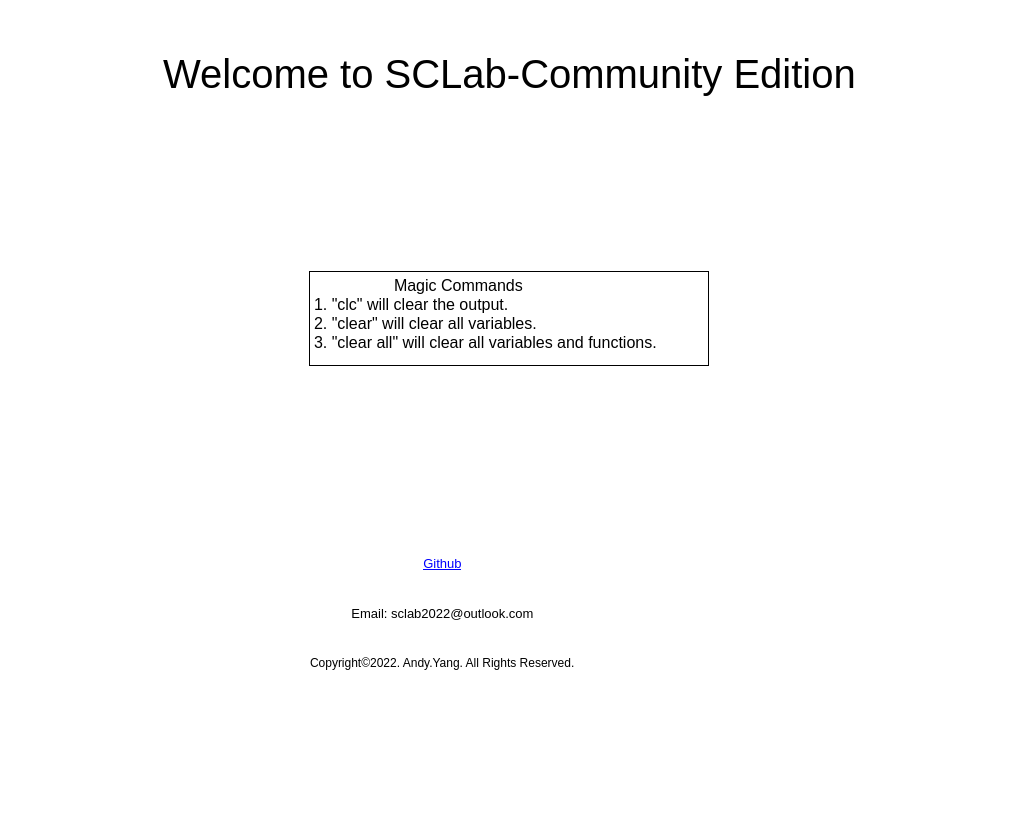
<?xml version="1.0" encoding="UTF-8"?>
<ui version="4.0">
 <class>WelcomeHome</class>
 <widget class="QWidget" name="WelcomeHome">
  <property name="geometry">
   <rect>
    <x>0</x>
    <y>0</y>
    <width>1018</width>
    <height>832</height>
   </rect>
  </property>
  <property name="windowTitle">
   <string>WelcomeHome</string>
  </property>
  <property name="styleSheet">
   <string notr="true">background-color: rgb(255, 255, 255);</string>
  </property>
  <layout class="QVBoxLayout" name="verticalLayout_3" stretch="0,0,5,0,5,0,4">
   <item>
    <spacer name="verticalSpacer">
     <property name="orientation">
      <enum>Qt::Vertical</enum>
     </property>
     <property name="sizeHint" stdset="0">
      <size>
       <width>20</width>
       <height>40</height>
      </size>
     </property>
    </spacer>
   </item>
   <item>
    <layout class="QHBoxLayout" name="horizontalLayout">
     <item>
      <spacer name="horizontalSpacer">
       <property name="orientation">
        <enum>Qt::Horizontal</enum>
       </property>
       <property name="sizeHint" stdset="0">
        <size>
         <width>38</width>
         <height>20</height>
        </size>
       </property>
      </spacer>
     </item>
     <item>
      <widget class="QLabel" name="label">
       <property name="font">
        <font>
         <pointsize>30</pointsize>
        </font>
       </property>
       <property name="text">
        <string>Welcome to SCLab-Community Edition</string>
       </property>
       <property name="alignment">
        <set>Qt::AlignCenter</set>
       </property>
      </widget>
     </item>
     <item>
      <spacer name="horizontalSpacer_2">
       <property name="orientation">
        <enum>Qt::Horizontal</enum>
       </property>
       <property name="sizeHint" stdset="0">
        <size>
         <width>40</width>
         <height>20</height>
        </size>
       </property>
      </spacer>
     </item>
    </layout>
   </item>
   <item>
    <spacer name="verticalSpacer_3">
     <property name="orientation">
      <enum>Qt::Vertical</enum>
     </property>
     <property name="sizeHint" stdset="0">
      <size>
       <width>20</width>
       <height>40</height>
      </size>
     </property>
    </spacer>
   </item>
   <item>
    <layout class="QHBoxLayout" name="horizontalLayout_2">
     <item>
      <spacer name="horizontalSpacer_3">
       <property name="orientation">
        <enum>Qt::Horizontal</enum>
       </property>
       <property name="sizeHint" stdset="0">
        <size>
         <width>40</width>
         <height>20</height>
        </size>
       </property>
      </spacer>
     </item>
     <item>
      <widget class="QPlainTextEdit" name="plainTextEdit">
       <property name="minimumSize">
        <size>
         <width>400</width>
         <height>95</height>
        </size>
       </property>
       <property name="maximumSize">
        <size>
         <width>400</width>
         <height>95</height>
        </size>
       </property>
       <property name="font">
        <font>
         <pointsize>12</pointsize>
        </font>
       </property>
       <property name="autoFillBackground">
        <bool>false</bool>
       </property>
       <property name="styleSheet">
        <string notr="true">background-color: rgb(255, 255, 255);</string>
       </property>
       <property name="frameShape">
        <enum>QFrame::Box</enum>
       </property>
       <property name="frameShadow">
        <enum>QFrame::Plain</enum>
       </property>
       <property name="verticalScrollBarPolicy">
        <enum>Qt::ScrollBarAlwaysOff</enum>
       </property>
       <property name="horizontalScrollBarPolicy">
        <enum>Qt::ScrollBarAlwaysOff</enum>
       </property>
       <property name="documentTitle">
        <string/>
       </property>
       <property name="readOnly">
        <bool>true</bool>
       </property>
       <property name="plainText">
        <string>	Magic Commands
1. &quot;clc&quot; will clear the output. 
2. &quot;clear&quot; will clear all variables.
3. &quot;clear all&quot; will clear all variables and functions.</string>
       </property>
       <property name="backgroundVisible">
        <bool>true</bool>
       </property>
      </widget>
     </item>
     <item>
      <spacer name="horizontalSpacer_4">
       <property name="orientation">
        <enum>Qt::Horizontal</enum>
       </property>
       <property name="sizeHint" stdset="0">
        <size>
         <width>40</width>
         <height>20</height>
        </size>
       </property>
      </spacer>
     </item>
    </layout>
   </item>
   <item>
    <spacer name="verticalSpacer_5">
     <property name="orientation">
      <enum>Qt::Vertical</enum>
     </property>
     <property name="sizeHint" stdset="0">
      <size>
       <width>17</width>
       <height>49</height>
      </size>
     </property>
    </spacer>
   </item>
   <item>
    <layout class="QHBoxLayout" name="horizontalLayout_4" stretch="4,0,0,4">
     <item>
      <spacer name="horizontalSpacer_9">
       <property name="orientation">
        <enum>Qt::Horizontal</enum>
       </property>
       <property name="sizeHint" stdset="0">
        <size>
         <width>40</width>
         <height>20</height>
        </size>
       </property>
      </spacer>
     </item>
     <item>
      <layout class="QVBoxLayout" name="verticalLayout">
       <property name="spacing">
        <number>0</number>
       </property>
       <item>
        <layout class="QHBoxLayout" name="horizontalLayout_3">
         <property name="spacing">
          <number>0</number>
         </property>
         <item>
          <spacer name="horizontalSpacer_11">
           <property name="orientation">
            <enum>Qt::Horizontal</enum>
           </property>
           <property name="sizeHint" stdset="0">
            <size>
             <width>40</width>
             <height>20</height>
            </size>
           </property>
          </spacer>
         </item>
         <item>
          <widget class="QLabel" name="label_2">
           <property name="font">
            <font>
             <pointsize>10</pointsize>
            </font>
           </property>
           <property name="text">
            <string>&lt;html&gt;&lt;head/&gt;&lt;body&gt;&lt;p&gt;&lt;a href=&quot;https://github.com/AndyYangjd/SCLab-CommunityEdition&quot;&gt;&lt;span style=&quot; text-decoration: underline; color:#0000ff;&quot;&gt;Github&lt;/span&gt;&lt;/a&gt;&lt;/p&gt;&lt;/body&gt;&lt;/html&gt;</string>
           </property>
           <property name="alignment">
            <set>Qt::AlignCenter</set>
           </property>
           <property name="openExternalLinks">
            <bool>true</bool>
           </property>
          </widget>
         </item>
         <item>
          <spacer name="horizontalSpacer_12">
           <property name="orientation">
            <enum>Qt::Horizontal</enum>
           </property>
           <property name="sizeHint" stdset="0">
            <size>
             <width>40</width>
             <height>20</height>
            </size>
           </property>
          </spacer>
         </item>
        </layout>
       </item>
       <item>
        <widget class="QLabel" name="label_4">
         <property name="font">
          <font>
           <pointsize>10</pointsize>
          </font>
         </property>
         <property name="text">
          <string>Email: sclab2022@outlook.com</string>
         </property>
         <property name="alignment">
          <set>Qt::AlignCenter</set>
         </property>
        </widget>
       </item>
       <item>
        <widget class="QLabel" name="label_5">
         <property name="text">
          <string>Copyright©2022. Andy.Yang. All Rights Reserved.</string>
         </property>
        </widget>
       </item>
      </layout>
     </item>
     <item>
      <layout class="QVBoxLayout" name="verticalLayout_2" stretch="5">
       <property name="topMargin">
        <number>10</number>
       </property>
       <property name="bottomMargin">
        <number>10</number>
       </property>
       <item>
        <widget class="QLabel" name="label_3">
         <property name="minimumSize">
          <size>
           <width>128</width>
           <height>128</height>
          </size>
         </property>
         <property name="maximumSize">
          <size>
           <width>128</width>
           <height>128</height>
          </size>
         </property>
         <property name="text">
          <string/>
         </property>
         <property name="pixmap">
          <pixmap resource="../resource/ribbon_resource.qrc">:/image/image/WeChat_Official_Accounts.PNG</pixmap>
         </property>
         <property name="scaledContents">
          <bool>true</bool>
         </property>
        </widget>
       </item>
      </layout>
     </item>
     <item>
      <spacer name="horizontalSpacer_10">
       <property name="orientation">
        <enum>Qt::Horizontal</enum>
       </property>
       <property name="sizeHint" stdset="0">
        <size>
         <width>40</width>
         <height>20</height>
        </size>
       </property>
      </spacer>
     </item>
    </layout>
   </item>
   <item>
    <spacer name="verticalSpacer_4">
     <property name="orientation">
      <enum>Qt::Vertical</enum>
     </property>
     <property name="sizeHint" stdset="0">
      <size>
       <width>20</width>
       <height>40</height>
      </size>
     </property>
    </spacer>
   </item>
  </layout>
 </widget>
 <resources>
  <include location="../resource/ribbon_resource.qrc"/>
 </resources>
 <connections/>
</ui>
